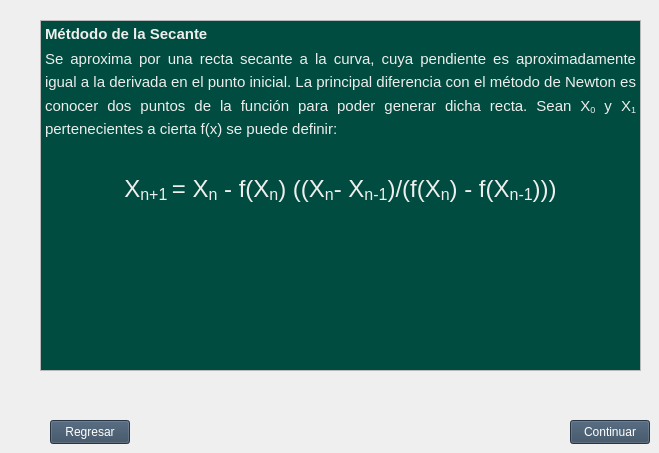
  <widget class="QWidget" name="centralwidget">
   <widget class="QPushButton" name="pushButton">
    <property name="geometry">
     <rect>
      <x>50</x>
      <y>420</y>
      <width>80</width>
      <height>24</height>
     </rect>
    </property>
    <property name="palette">
     <palette>
      <active>
       <colorrole role="WindowText">
        <brush brushstyle="SolidPattern">
         <color alpha="255">
          <red>255</red>
          <green>255</green>
          <blue>255</blue>
         </color>
        </brush>
       </colorrole>
       <colorrole role="Button">
        <brush brushstyle="SolidPattern">
         <color alpha="255">
          <red>53</red>
          <green>73</green>
          <blue>94</blue>
         </color>
        </brush>
       </colorrole>
       <colorrole role="Light">
        <brush brushstyle="SolidPattern">
         <color alpha="255">
          <red>79</red>
          <green>109</green>
          <blue>141</blue>
         </color>
        </brush>
       </colorrole>
       <colorrole role="Midlight">
        <brush brushstyle="SolidPattern">
         <color alpha="255">
          <red>66</red>
          <green>91</green>
          <blue>117</blue>
         </color>
        </brush>
       </colorrole>
       <colorrole role="Dark">
        <brush brushstyle="SolidPattern">
         <color alpha="255">
          <red>26</red>
          <green>36</green>
          <blue>47</blue>
         </color>
        </brush>
       </colorrole>
       <colorrole role="Mid">
        <brush brushstyle="SolidPattern">
         <color alpha="255">
          <red>35</red>
          <green>48</green>
          <blue>62</blue>
         </color>
        </brush>
       </colorrole>
       <colorrole role="Text">
        <brush brushstyle="SolidPattern">
         <color alpha="255">
          <red>255</red>
          <green>255</green>
          <blue>255</blue>
         </color>
        </brush>
       </colorrole>
       <colorrole role="BrightText">
        <brush brushstyle="SolidPattern">
         <color alpha="255">
          <red>255</red>
          <green>255</green>
          <blue>255</blue>
         </color>
        </brush>
       </colorrole>
       <colorrole role="ButtonText">
        <brush brushstyle="SolidPattern">
         <color alpha="255">
          <red>255</red>
          <green>255</green>
          <blue>255</blue>
         </color>
        </brush>
       </colorrole>
       <colorrole role="Base">
        <brush brushstyle="SolidPattern">
         <color alpha="255">
          <red>0</red>
          <green>0</green>
          <blue>0</blue>
         </color>
        </brush>
       </colorrole>
       <colorrole role="Window">
        <brush brushstyle="SolidPattern">
         <color alpha="255">
          <red>53</red>
          <green>73</green>
          <blue>94</blue>
         </color>
        </brush>
       </colorrole>
       <colorrole role="Shadow">
        <brush brushstyle="SolidPattern">
         <color alpha="255">
          <red>0</red>
          <green>0</green>
          <blue>0</blue>
         </color>
        </brush>
       </colorrole>
       <colorrole role="AlternateBase">
        <brush brushstyle="SolidPattern">
         <color alpha="255">
          <red>26</red>
          <green>36</green>
          <blue>47</blue>
         </color>
        </brush>
       </colorrole>
       <colorrole role="ToolTipBase">
        <brush brushstyle="SolidPattern">
         <color alpha="255">
          <red>255</red>
          <green>255</green>
          <blue>220</blue>
         </color>
        </brush>
       </colorrole>
       <colorrole role="ToolTipText">
        <brush brushstyle="SolidPattern">
         <color alpha="255">
          <red>0</red>
          <green>0</green>
          <blue>0</blue>
         </color>
        </brush>
       </colorrole>
       <colorrole role="PlaceholderText">
        <brush brushstyle="SolidPattern">
         <color alpha="128">
          <red>255</red>
          <green>255</green>
          <blue>255</blue>
         </color>
        </brush>
       </colorrole>
      </active>
      <inactive>
       <colorrole role="WindowText">
        <brush brushstyle="SolidPattern">
         <color alpha="255">
          <red>255</red>
          <green>255</green>
          <blue>255</blue>
         </color>
        </brush>
       </colorrole>
       <colorrole role="Button">
        <brush brushstyle="SolidPattern">
         <color alpha="255">
          <red>53</red>
          <green>73</green>
          <blue>94</blue>
         </color>
        </brush>
       </colorrole>
       <colorrole role="Light">
        <brush brushstyle="SolidPattern">
         <color alpha="255">
          <red>79</red>
          <green>109</green>
          <blue>141</blue>
         </color>
        </brush>
       </colorrole>
       <colorrole role="Midlight">
        <brush brushstyle="SolidPattern">
         <color alpha="255">
          <red>66</red>
          <green>91</green>
          <blue>117</blue>
         </color>
        </brush>
       </colorrole>
       <colorrole role="Dark">
        <brush brushstyle="SolidPattern">
         <color alpha="255">
          <red>26</red>
          <green>36</green>
          <blue>47</blue>
         </color>
        </brush>
       </colorrole>
       <colorrole role="Mid">
        <brush brushstyle="SolidPattern">
         <color alpha="255">
          <red>35</red>
          <green>48</green>
          <blue>62</blue>
         </color>
        </brush>
       </colorrole>
       <colorrole role="Text">
        <brush brushstyle="SolidPattern">
         <color alpha="255">
          <red>255</red>
          <green>255</green>
          <blue>255</blue>
         </color>
        </brush>
       </colorrole>
       <colorrole role="BrightText">
        <brush brushstyle="SolidPattern">
         <color alpha="255">
          <red>255</red>
          <green>255</green>
          <blue>255</blue>
         </color>
        </brush>
       </colorrole>
       <colorrole role="ButtonText">
        <brush brushstyle="SolidPattern">
         <color alpha="255">
          <red>255</red>
          <green>255</green>
          <blue>255</blue>
         </color>
        </brush>
       </colorrole>
       <colorrole role="Base">
        <brush brushstyle="SolidPattern">
         <color alpha="255">
          <red>0</red>
          <green>0</green>
          <blue>0</blue>
         </color>
        </brush>
       </colorrole>
       <colorrole role="Window">
        <brush brushstyle="SolidPattern">
         <color alpha="255">
          <red>53</red>
          <green>73</green>
          <blue>94</blue>
         </color>
        </brush>
       </colorrole>
       <colorrole role="Shadow">
        <brush brushstyle="SolidPattern">
         <color alpha="255">
          <red>0</red>
          <green>0</green>
          <blue>0</blue>
         </color>
        </brush>
       </colorrole>
       <colorrole role="AlternateBase">
        <brush brushstyle="SolidPattern">
         <color alpha="255">
          <red>26</red>
          <green>36</green>
          <blue>47</blue>
         </color>
        </brush>
       </colorrole>
       <colorrole role="ToolTipBase">
        <brush brushstyle="SolidPattern">
         <color alpha="255">
          <red>255</red>
          <green>255</green>
          <blue>220</blue>
         </color>
        </brush>
       </colorrole>
       <colorrole role="ToolTipText">
        <brush brushstyle="SolidPattern">
         <color alpha="255">
          <red>0</red>
          <green>0</green>
          <blue>0</blue>
         </color>
        </brush>
       </colorrole>
       <colorrole role="PlaceholderText">
        <brush brushstyle="SolidPattern">
         <color alpha="128">
          <red>255</red>
          <green>255</green>
          <blue>255</blue>
         </color>
        </brush>
       </colorrole>
      </inactive>
      <disabled>
       <colorrole role="WindowText">
        <brush brushstyle="SolidPattern">
         <color alpha="255">
          <red>26</red>
          <green>36</green>
          <blue>47</blue>
         </color>
        </brush>
       </colorrole>
       <colorrole role="Button">
        <brush brushstyle="SolidPattern">
         <color alpha="255">
          <red>53</red>
          <green>73</green>
          <blue>94</blue>
         </color>
        </brush>
       </colorrole>
       <colorrole role="Light">
        <brush brushstyle="SolidPattern">
         <color alpha="255">
          <red>79</red>
          <green>109</green>
          <blue>141</blue>
         </color>
        </brush>
       </colorrole>
       <colorrole role="Midlight">
        <brush brushstyle="SolidPattern">
         <color alpha="255">
          <red>66</red>
          <green>91</green>
          <blue>117</blue>
         </color>
        </brush>
       </colorrole>
       <colorrole role="Dark">
        <brush brushstyle="SolidPattern">
         <color alpha="255">
          <red>26</red>
          <green>36</green>
          <blue>47</blue>
         </color>
        </brush>
       </colorrole>
       <colorrole role="Mid">
        <brush brushstyle="SolidPattern">
         <color alpha="255">
          <red>35</red>
          <green>48</green>
          <blue>62</blue>
         </color>
        </brush>
       </colorrole>
       <colorrole role="Text">
        <brush brushstyle="SolidPattern">
         <color alpha="255">
          <red>26</red>
          <green>36</green>
          <blue>47</blue>
         </color>
        </brush>
       </colorrole>
       <colorrole role="BrightText">
        <brush brushstyle="SolidPattern">
         <color alpha="255">
          <red>255</red>
          <green>255</green>
          <blue>255</blue>
         </color>
        </brush>
       </colorrole>
       <colorrole role="ButtonText">
        <brush brushstyle="SolidPattern">
         <color alpha="255">
          <red>26</red>
          <green>36</green>
          <blue>47</blue>
         </color>
        </brush>
       </colorrole>
       <colorrole role="Base">
        <brush brushstyle="SolidPattern">
         <color alpha="255">
          <red>53</red>
          <green>73</green>
          <blue>94</blue>
         </color>
        </brush>
       </colorrole>
       <colorrole role="Window">
        <brush brushstyle="SolidPattern">
         <color alpha="255">
          <red>53</red>
          <green>73</green>
          <blue>94</blue>
         </color>
        </brush>
       </colorrole>
       <colorrole role="Shadow">
        <brush brushstyle="SolidPattern">
         <color alpha="255">
          <red>0</red>
          <green>0</green>
          <blue>0</blue>
         </color>
        </brush>
       </colorrole>
       <colorrole role="AlternateBase">
        <brush brushstyle="SolidPattern">
         <color alpha="255">
          <red>53</red>
          <green>73</green>
          <blue>94</blue>
         </color>
        </brush>
       </colorrole>
       <colorrole role="ToolTipBase">
        <brush brushstyle="SolidPattern">
         <color alpha="255">
          <red>255</red>
          <green>255</green>
          <blue>220</blue>
         </color>
        </brush>
       </colorrole>
       <colorrole role="ToolTipText">
        <brush brushstyle="SolidPattern">
         <color alpha="255">
          <red>0</red>
          <green>0</green>
          <blue>0</blue>
         </color>
        </brush>
       </colorrole>
       <colorrole role="PlaceholderText">
        <brush brushstyle="SolidPattern">
         <color alpha="128">
          <red>255</red>
          <green>255</green>
          <blue>255</blue>
         </color>
        </brush>
       </colorrole>
      </disabled>
     </palette>
    </property>
    <property name="text">
     <string>Regresar</string>
    </property>
   </widget>
   <widget class="QPushButton" name="pushButton_2">
    <property name="geometry">
     <rect>
      <x>570</x>
      <y>420</y>
      <width>80</width>
      <height>24</height>
     </rect>
    </property>
    <property name="palette">
     <palette>
      <active>
       <colorrole role="WindowText">
        <brush brushstyle="SolidPattern">
         <color alpha="255">
          <red>255</red>
          <green>255</green>
          <blue>255</blue>
         </color>
        </brush>
       </colorrole>
       <colorrole role="Button">
        <brush brushstyle="SolidPattern">
         <color alpha="255">
          <red>53</red>
          <green>73</green>
          <blue>94</blue>
         </color>
        </brush>
       </colorrole>
       <colorrole role="Light">
        <brush brushstyle="SolidPattern">
         <color alpha="255">
          <red>79</red>
          <green>109</green>
          <blue>141</blue>
         </color>
        </brush>
       </colorrole>
       <colorrole role="Midlight">
        <brush brushstyle="SolidPattern">
         <color alpha="255">
          <red>66</red>
          <green>91</green>
          <blue>117</blue>
         </color>
        </brush>
       </colorrole>
       <colorrole role="Dark">
        <brush brushstyle="SolidPattern">
         <color alpha="255">
          <red>26</red>
          <green>36</green>
          <blue>47</blue>
         </color>
        </brush>
       </colorrole>
       <colorrole role="Mid">
        <brush brushstyle="SolidPattern">
         <color alpha="255">
          <red>35</red>
          <green>48</green>
          <blue>62</blue>
         </color>
        </brush>
       </colorrole>
       <colorrole role="Text">
        <brush brushstyle="SolidPattern">
         <color alpha="255">
          <red>255</red>
          <green>255</green>
          <blue>255</blue>
         </color>
        </brush>
       </colorrole>
       <colorrole role="BrightText">
        <brush brushstyle="SolidPattern">
         <color alpha="255">
          <red>255</red>
          <green>255</green>
          <blue>255</blue>
         </color>
        </brush>
       </colorrole>
       <colorrole role="ButtonText">
        <brush brushstyle="SolidPattern">
         <color alpha="255">
          <red>255</red>
          <green>255</green>
          <blue>255</blue>
         </color>
        </brush>
       </colorrole>
       <colorrole role="Base">
        <brush brushstyle="SolidPattern">
         <color alpha="255">
          <red>0</red>
          <green>0</green>
          <blue>0</blue>
         </color>
        </brush>
       </colorrole>
       <colorrole role="Window">
        <brush brushstyle="SolidPattern">
         <color alpha="255">
          <red>53</red>
          <green>73</green>
          <blue>94</blue>
         </color>
        </brush>
       </colorrole>
       <colorrole role="Shadow">
        <brush brushstyle="SolidPattern">
         <color alpha="255">
          <red>0</red>
          <green>0</green>
          <blue>0</blue>
         </color>
        </brush>
       </colorrole>
       <colorrole role="AlternateBase">
        <brush brushstyle="SolidPattern">
         <color alpha="255">
          <red>26</red>
          <green>36</green>
          <blue>47</blue>
         </color>
        </brush>
       </colorrole>
       <colorrole role="ToolTipBase">
        <brush brushstyle="SolidPattern">
         <color alpha="255">
          <red>255</red>
          <green>255</green>
          <blue>220</blue>
         </color>
        </brush>
       </colorrole>
       <colorrole role="ToolTipText">
        <brush brushstyle="SolidPattern">
         <color alpha="255">
          <red>0</red>
          <green>0</green>
          <blue>0</blue>
         </color>
        </brush>
       </colorrole>
       <colorrole role="PlaceholderText">
        <brush brushstyle="SolidPattern">
         <color alpha="128">
          <red>255</red>
          <green>255</green>
          <blue>255</blue>
         </color>
        </brush>
       </colorrole>
      </active>
      <inactive>
       <colorrole role="WindowText">
        <brush brushstyle="SolidPattern">
         <color alpha="255">
          <red>255</red>
          <green>255</green>
          <blue>255</blue>
         </color>
        </brush>
       </colorrole>
       <colorrole role="Button">
        <brush brushstyle="SolidPattern">
         <color alpha="255">
          <red>53</red>
          <green>73</green>
          <blue>94</blue>
         </color>
        </brush>
       </colorrole>
       <colorrole role="Light">
        <brush brushstyle="SolidPattern">
         <color alpha="255">
          <red>79</red>
          <green>109</green>
          <blue>141</blue>
         </color>
        </brush>
       </colorrole>
       <colorrole role="Midlight">
        <brush brushstyle="SolidPattern">
         <color alpha="255">
          <red>66</red>
          <green>91</green>
          <blue>117</blue>
         </color>
        </brush>
       </colorrole>
       <colorrole role="Dark">
        <brush brushstyle="SolidPattern">
         <color alpha="255">
          <red>26</red>
          <green>36</green>
          <blue>47</blue>
         </color>
        </brush>
       </colorrole>
       <colorrole role="Mid">
        <brush brushstyle="SolidPattern">
         <color alpha="255">
          <red>35</red>
          <green>48</green>
          <blue>62</blue>
         </color>
        </brush>
       </colorrole>
       <colorrole role="Text">
        <brush brushstyle="SolidPattern">
         <color alpha="255">
          <red>255</red>
          <green>255</green>
          <blue>255</blue>
         </color>
        </brush>
       </colorrole>
       <colorrole role="BrightText">
        <brush brushstyle="SolidPattern">
         <color alpha="255">
          <red>255</red>
          <green>255</green>
          <blue>255</blue>
         </color>
        </brush>
       </colorrole>
       <colorrole role="ButtonText">
        <brush brushstyle="SolidPattern">
         <color alpha="255">
          <red>255</red>
          <green>255</green>
          <blue>255</blue>
         </color>
        </brush>
       </colorrole>
       <colorrole role="Base">
        <brush brushstyle="SolidPattern">
         <color alpha="255">
          <red>0</red>
          <green>0</green>
          <blue>0</blue>
         </color>
        </brush>
       </colorrole>
       <colorrole role="Window">
        <brush brushstyle="SolidPattern">
         <color alpha="255">
          <red>53</red>
          <green>73</green>
          <blue>94</blue>
         </color>
        </brush>
       </colorrole>
       <colorrole role="Shadow">
        <brush brushstyle="SolidPattern">
         <color alpha="255">
          <red>0</red>
          <green>0</green>
          <blue>0</blue>
         </color>
        </brush>
       </colorrole>
       <colorrole role="AlternateBase">
        <brush brushstyle="SolidPattern">
         <color alpha="255">
          <red>26</red>
          <green>36</green>
          <blue>47</blue>
         </color>
        </brush>
       </colorrole>
       <colorrole role="ToolTipBase">
        <brush brushstyle="SolidPattern">
         <color alpha="255">
          <red>255</red>
          <green>255</green>
          <blue>220</blue>
         </color>
        </brush>
       </colorrole>
       <colorrole role="ToolTipText">
        <brush brushstyle="SolidPattern">
         <color alpha="255">
          <red>0</red>
          <green>0</green>
          <blue>0</blue>
         </color>
        </brush>
       </colorrole>
       <colorrole role="PlaceholderText">
        <brush brushstyle="SolidPattern">
         <color alpha="128">
          <red>255</red>
          <green>255</green>
          <blue>255</blue>
         </color>
        </brush>
       </colorrole>
      </inactive>
      <disabled>
       <colorrole role="WindowText">
        <brush brushstyle="SolidPattern">
         <color alpha="255">
          <red>26</red>
          <green>36</green>
          <blue>47</blue>
         </color>
        </brush>
       </colorrole>
       <colorrole role="Button">
        <brush brushstyle="SolidPattern">
         <color alpha="255">
          <red>53</red>
          <green>73</green>
          <blue>94</blue>
         </color>
        </brush>
       </colorrole>
       <colorrole role="Light">
        <brush brushstyle="SolidPattern">
         <color alpha="255">
          <red>79</red>
          <green>109</green>
          <blue>141</blue>
         </color>
        </brush>
       </colorrole>
       <colorrole role="Midlight">
        <brush brushstyle="SolidPattern">
         <color alpha="255">
          <red>66</red>
          <green>91</green>
          <blue>117</blue>
         </color>
        </brush>
       </colorrole>
       <colorrole role="Dark">
        <brush brushstyle="SolidPattern">
         <color alpha="255">
          <red>26</red>
          <green>36</green>
          <blue>47</blue>
         </color>
        </brush>
       </colorrole>
       <colorrole role="Mid">
        <brush brushstyle="SolidPattern">
         <color alpha="255">
          <red>35</red>
          <green>48</green>
          <blue>62</blue>
         </color>
        </brush>
       </colorrole>
       <colorrole role="Text">
        <brush brushstyle="SolidPattern">
         <color alpha="255">
          <red>26</red>
          <green>36</green>
          <blue>47</blue>
         </color>
        </brush>
       </colorrole>
       <colorrole role="BrightText">
        <brush brushstyle="SolidPattern">
         <color alpha="255">
          <red>255</red>
          <green>255</green>
          <blue>255</blue>
         </color>
        </brush>
       </colorrole>
       <colorrole role="ButtonText">
        <brush brushstyle="SolidPattern">
         <color alpha="255">
          <red>26</red>
          <green>36</green>
          <blue>47</blue>
         </color>
        </brush>
       </colorrole>
       <colorrole role="Base">
        <brush brushstyle="SolidPattern">
         <color alpha="255">
          <red>53</red>
          <green>73</green>
          <blue>94</blue>
         </color>
        </brush>
       </colorrole>
       <colorrole role="Window">
        <brush brushstyle="SolidPattern">
         <color alpha="255">
          <red>53</red>
          <green>73</green>
          <blue>94</blue>
         </color>
        </brush>
       </colorrole>
       <colorrole role="Shadow">
        <brush brushstyle="SolidPattern">
         <color alpha="255">
          <red>0</red>
          <green>0</green>
          <blue>0</blue>
         </color>
        </brush>
       </colorrole>
       <colorrole role="AlternateBase">
        <brush brushstyle="SolidPattern">
         <color alpha="255">
          <red>53</red>
          <green>73</green>
          <blue>94</blue>
         </color>
        </brush>
       </colorrole>
       <colorrole role="ToolTipBase">
        <brush brushstyle="SolidPattern">
         <color alpha="255">
          <red>255</red>
          <green>255</green>
          <blue>220</blue>
         </color>
        </brush>
       </colorrole>
       <colorrole role="ToolTipText">
        <brush brushstyle="SolidPattern">
         <color alpha="255">
          <red>0</red>
          <green>0</green>
          <blue>0</blue>
         </color>
        </brush>
       </colorrole>
       <colorrole role="PlaceholderText">
        <brush brushstyle="SolidPattern">
         <color alpha="128">
          <red>255</red>
          <green>255</green>
          <blue>255</blue>
         </color>
        </brush>
       </colorrole>
      </disabled>
     </palette>
    </property>
    <property name="text">
     <string>Continuar</string>
    </property>
   </widget>
   <widget class="QTextBrowser" name="textBrowser">
    <property name="geometry">
     <rect>
      <x>40</x>
      <y>20</y>
      <width>601</width>
      <height>351</height>
     </rect>
    </property>
    <property name="palette">
     <palette>
      <active>
       <colorrole role="Base">
        <brush brushstyle="SolidPattern">
         <color alpha="255">
          <red>0</red>
          <green>76</green>
          <blue>64</blue>
         </color>
        </brush>
       </colorrole>
       <colorrole role="Shadow">
        <brush brushstyle="SolidPattern">
         <color alpha="255">
          <red>0</red>
          <green>76</green>
          <blue>64</blue>
         </color>
        </brush>
       </colorrole>
       <colorrole role="ToolTipText">
        <brush brushstyle="SolidPattern">
         <color alpha="255">
          <red>0</red>
          <green>76</green>
          <blue>64</blue>
         </color>
        </brush>
       </colorrole>
      </active>
      <inactive>
       <colorrole role="Base">
        <brush brushstyle="SolidPattern">
         <color alpha="255">
          <red>0</red>
          <green>76</green>
          <blue>64</blue>
         </color>
        </brush>
       </colorrole>
       <colorrole role="Shadow">
        <brush brushstyle="SolidPattern">
         <color alpha="255">
          <red>0</red>
          <green>76</green>
          <blue>64</blue>
         </color>
        </brush>
       </colorrole>
       <colorrole role="ToolTipText">
        <brush brushstyle="SolidPattern">
         <color alpha="255">
          <red>0</red>
          <green>76</green>
          <blue>64</blue>
         </color>
        </brush>
       </colorrole>
      </inactive>
      <disabled>
       <colorrole role="Base">
        <brush brushstyle="SolidPattern">
         <color alpha="255">
          <red>0</red>
          <green>76</green>
          <blue>64</blue>
         </color>
        </brush>
       </colorrole>
       <colorrole role="Shadow">
        <brush brushstyle="SolidPattern">
         <color alpha="255">
          <red>0</red>
          <green>76</green>
          <blue>64</blue>
         </color>
        </brush>
       </colorrole>
       <colorrole role="ToolTipText">
        <brush brushstyle="SolidPattern">
         <color alpha="255">
          <red>0</red>
          <green>76</green>
          <blue>64</blue>
         </color>
        </brush>
       </colorrole>
      </disabled>
     </palette>
    </property>
    <property name="html">
     <string>&lt;!DOCTYPE HTML PUBLIC &quot;-//W3C//DTD HTML 4.0//EN&quot; &quot;http://www.w3.org/TR/REC-html40/strict.dtd&quot;&gt;
&lt;html&gt;&lt;head&gt;&lt;meta name=&quot;qrichtext&quot; content=&quot;1&quot; /&gt;&lt;style type=&quot;text/css&quot;&gt;
p, li { white-space: pre-wrap; }
&lt;/style&gt;&lt;/head&gt;&lt;body style=&quot; font-family:'Ubuntu'; font-size:10pt; font-weight:400; font-style:normal;&quot;&gt;
&lt;p align=&quot;justify&quot; style=&quot; margin-top:0px; margin-bottom:0px; margin-left:0px; margin-right:0px; -qt-block-indent:0; text-indent:0px; line-height:138%;&quot;&gt;&lt;a name=&quot;docs-internal-guid-a469819d-7fff-67ab-5b53-45b9802fb5c0&quot;&gt;&lt;/a&gt;&lt;span style=&quot; font-family:'Roboto','sans-serif'; font-size:11pt; font-weight:600; color:#eeeeec; background-color:transparent;&quot;&gt;M&lt;/span&gt;&lt;span style=&quot; font-family:'Roboto','sans-serif'; font-size:11pt; font-weight:600; color:#eeeeec; background-color:transparent;&quot;&gt;étdodo de la Secante&lt;/span&gt;&lt;/p&gt;
&lt;p align=&quot;justify&quot; style=&quot; margin-top:0px; margin-bottom:0px; margin-left:0px; margin-right:0px; -qt-block-indent:0; text-indent:0px; line-height:138%;&quot;&gt;&lt;a name=&quot;docs-internal-guid-a469819d-7fff-67ab-5b53-45b9802fb5c0&quot;&gt;&lt;/a&gt;&lt;span style=&quot; font-family:'Roboto','sans-serif'; font-size:11pt; color:#eeeeec; background-color:transparent;&quot;&gt;S&lt;/span&gt;&lt;span style=&quot; font-family:'Roboto','sans-serif'; font-size:11pt; color:#eeeeec; background-color:transparent;&quot;&gt;e aproxima por una recta secante a la curva, cuya pendiente es aproximadamente igual a la derivada en el punto inicial. La principal diferencia con el método de Newton es conocer dos puntos de la función para poder generar dicha recta. Sean X&lt;/span&gt;&lt;span style=&quot; font-family:'Roboto','sans-serif'; font-size:11pt; color:#eeeeec; background-color:transparent; vertical-align:sub;&quot;&gt;0&lt;/span&gt;&lt;span style=&quot; font-family:'Roboto','sans-serif'; font-size:11pt; color:#eeeeec; background-color:transparent;&quot;&gt; y X&lt;/span&gt;&lt;span style=&quot; font-family:'Roboto','sans-serif'; font-size:11pt; color:#eeeeec; background-color:transparent; vertical-align:sub;&quot;&gt;1&lt;/span&gt;&lt;span style=&quot; font-family:'Roboto','sans-serif'; font-size:11pt; color:#eeeeec; background-color:transparent;&quot;&gt; pertenecientes a cierta f(x) se puede definir:&lt;/span&gt;&lt;/p&gt;
&lt;p align=&quot;center&quot; style=&quot;-qt-paragraph-type:empty; margin-top:0px; margin-bottom:0px; margin-left:0px; margin-right:0px; -qt-block-indent:0; text-indent:0px; font-family:'Ubuntu';&quot;&gt;&lt;br /&gt;&lt;/p&gt;
&lt;p align=&quot;center&quot; style=&quot; margin-top:0px; margin-bottom:0px; margin-left:0px; margin-right:0px; -qt-block-indent:0; text-indent:0px;&quot;&gt;&lt;span style=&quot; font-family:'Ubuntu'; color:#eeeeec;&quot;&gt;&lt;br /&gt;&lt;/span&gt;&lt;span style=&quot; font-family:'Roboto','sans-serif'; font-size:18pt; color:#eeeeec; background-color:transparent;&quot;&gt;X&lt;/span&gt;&lt;span style=&quot; font-family:'Roboto','sans-serif'; font-size:18pt; color:#eeeeec; background-color:transparent; vertical-align:sub;&quot;&gt;n+1 &lt;/span&gt;&lt;span style=&quot; font-family:'Roboto','sans-serif'; font-size:18pt; color:#eeeeec; background-color:transparent;&quot;&gt;= X&lt;/span&gt;&lt;span style=&quot; font-family:'Roboto','sans-serif'; font-size:18pt; color:#eeeeec; background-color:transparent; vertical-align:sub;&quot;&gt;n&lt;/span&gt;&lt;span style=&quot; font-family:'Roboto','sans-serif'; font-size:18pt; color:#eeeeec; background-color:transparent;&quot;&gt; - f(X&lt;/span&gt;&lt;span style=&quot; font-family:'Roboto','sans-serif'; font-size:18pt; color:#eeeeec; background-color:transparent; vertical-align:sub;&quot;&gt;n&lt;/span&gt;&lt;span style=&quot; font-family:'Roboto','sans-serif'; font-size:18pt; color:#eeeeec; background-color:transparent;&quot;&gt;) ((X&lt;/span&gt;&lt;span style=&quot; font-family:'Roboto','sans-serif'; font-size:18pt; color:#eeeeec; background-color:transparent; vertical-align:sub;&quot;&gt;n&lt;/span&gt;&lt;span style=&quot; font-family:'Roboto','sans-serif'; font-size:18pt; color:#eeeeec; background-color:transparent;&quot;&gt;- X&lt;/span&gt;&lt;span style=&quot; font-family:'Roboto','sans-serif'; font-size:18pt; color:#eeeeec; background-color:transparent; vertical-align:sub;&quot;&gt;n-1&lt;/span&gt;&lt;span style=&quot; font-family:'Roboto','sans-serif'; font-size:18pt; color:#eeeeec; background-color:transparent;&quot;&gt;)/(f(X&lt;/span&gt;&lt;span style=&quot; font-family:'Roboto','sans-serif'; font-size:18pt; color:#eeeeec; background-color:transparent; vertical-align:sub;&quot;&gt;n&lt;/span&gt;&lt;span style=&quot; font-family:'Roboto','sans-serif'; font-size:18pt; color:#eeeeec; background-color:transparent;&quot;&gt;) - f(X&lt;/span&gt;&lt;span style=&quot; font-family:'Roboto','sans-serif'; font-size:18pt; color:#eeeeec; background-color:transparent; vertical-align:sub;&quot;&gt;n-1&lt;/span&gt;&lt;span style=&quot; font-family:'Roboto','sans-serif'; font-size:18pt; color:#eeeeec; background-color:transparent;&quot;&gt;)))&lt;/span&gt;&lt;/p&gt;&lt;/body&gt;&lt;/html&gt;</string>
    </property>
   </widget>
  </widget>
